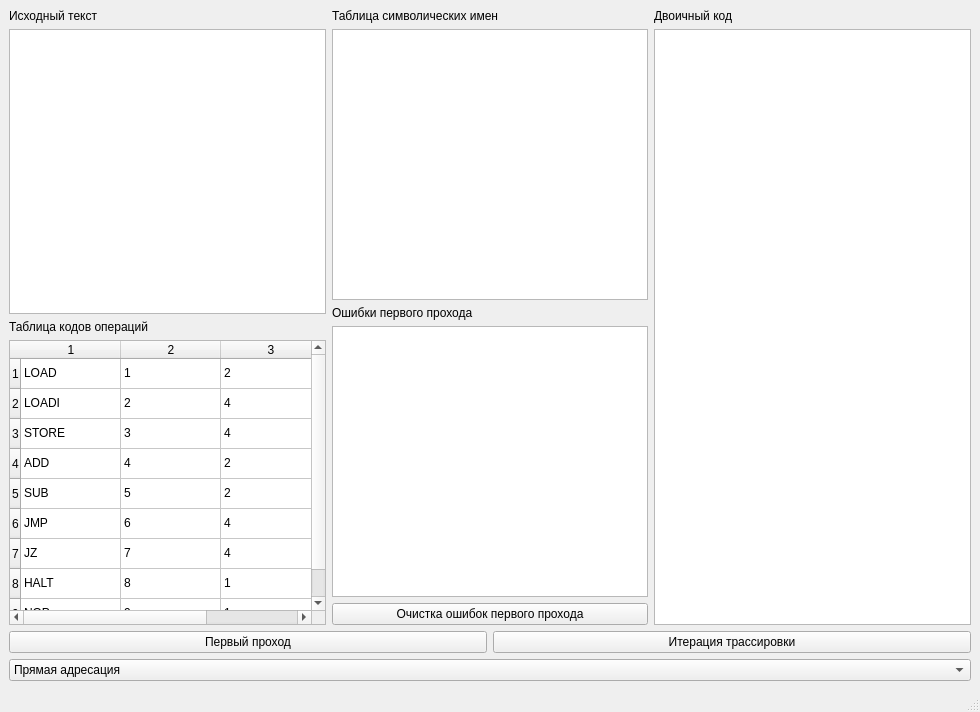
<?xml version="1.0" encoding="UTF-8"?>
<ui version="4.0">
 <class>MainWindow</class>
 <widget class="QMainWindow" name="MainWindow">
  <property name="geometry">
   <rect>
    <x>0</x>
    <y>0</y>
    <width>980</width>
    <height>712</height>
   </rect>
  </property>
  <property name="windowTitle">
   <string>MainWindow</string>
  </property>
  <widget class="QWidget" name="centralwidget">
   <layout class="QVBoxLayout" name="verticalLayout">
    <item>
     <layout class="QHBoxLayout" name="horizontalLayout">
      <item>
       <layout class="QVBoxLayout" name="leftColumn">
        <item>
         <widget class="QLabel" name="srcCode_lbl">
          <property name="text">
           <string>Исходный текст</string>
          </property>
         </widget>
        </item>
        <item>
         <widget class="QTextEdit" name="srcCode">
          <property name="font">
           <font>
            <family>Consolas</family>
           </font>
          </property>
         </widget>
        </item>
        <item>
         <widget class="QLabel" name="codeTable_lbl">
          <property name="text">
           <string>Таблица кодов операций</string>
          </property>
         </widget>
        </item>
        <item>
         <widget class="QTableWidget" name="codeTable">
          <property name="cursor" stdset="0">
           <cursorShape>CrossCursor</cursorShape>
          </property>
          <property name="showDropIndicator" stdset="0">
           <bool>true</bool>
          </property>
          <property name="rowCount">
           <number>9</number>
          </property>
          <property name="columnCount">
           <number>3</number>
          </property>
          <row/>
          <row/>
          <row/>
          <row/>
          <row/>
          <row/>
          <row/>
          <row/>
          <row/>
          <column/>
          <column/>
          <column/>
          <item row="0" column="0">
           <property name="text">
            <string>LOAD</string>
           </property>
          </item>
          <item row="0" column="1">
           <property name="text">
            <string>1</string>
           </property>
          </item>
          <item row="0" column="2">
           <property name="text">
            <string>2</string>
           </property>
          </item>
          <item row="1" column="0">
           <property name="text">
            <string>LOADI</string>
           </property>
          </item>
          <item row="1" column="1">
           <property name="text">
            <string>2</string>
           </property>
          </item>
          <item row="1" column="2">
           <property name="text">
            <string>4</string>
           </property>
          </item>
          <item row="2" column="0">
           <property name="text">
            <string>STORE</string>
           </property>
          </item>
          <item row="2" column="1">
           <property name="text">
            <string>3</string>
           </property>
          </item>
          <item row="2" column="2">
           <property name="text">
            <string>4</string>
           </property>
          </item>
          <item row="3" column="0">
           <property name="text">
            <string>ADD</string>
           </property>
          </item>
          <item row="3" column="1">
           <property name="text">
            <string>4</string>
           </property>
          </item>
          <item row="3" column="2">
           <property name="text">
            <string>2</string>
           </property>
          </item>
          <item row="4" column="0">
           <property name="text">
            <string>SUB</string>
           </property>
          </item>
          <item row="4" column="1">
           <property name="text">
            <string>5</string>
           </property>
          </item>
          <item row="4" column="2">
           <property name="text">
            <string>2</string>
           </property>
          </item>
          <item row="5" column="0">
           <property name="text">
            <string>JMP</string>
           </property>
          </item>
          <item row="5" column="1">
           <property name="text">
            <string>6</string>
           </property>
          </item>
          <item row="5" column="2">
           <property name="text">
            <string>4</string>
           </property>
          </item>
          <item row="6" column="0">
           <property name="text">
            <string>JZ</string>
           </property>
          </item>
          <item row="6" column="1">
           <property name="text">
            <string>7</string>
           </property>
          </item>
          <item row="6" column="2">
           <property name="text">
            <string>4</string>
           </property>
          </item>
          <item row="7" column="0">
           <property name="text">
            <string>HALT</string>
           </property>
          </item>
          <item row="7" column="1">
           <property name="text">
            <string>8</string>
           </property>
          </item>
          <item row="7" column="2">
           <property name="text">
            <string>1</string>
           </property>
          </item>
          <item row="8" column="0">
           <property name="text">
            <string>NOP</string>
           </property>
          </item>
          <item row="8" column="1">
           <property name="text">
            <string>9</string>
           </property>
          </item>
          <item row="8" column="2">
           <property name="text">
            <string>1</string>
           </property>
          </item>
         </widget>
        </item>
       </layout>
      </item>
      <item>
       <layout class="QVBoxLayout" name="middleColumn">
        <item>
         <widget class="QLabel" name="symbolicNameTable_lbl">
          <property name="text">
           <string>Таблица символических имен</string>
          </property>
         </widget>
        </item>
        <item>
         <widget class="QTableWidget" name="symbolicNameTable">
          <property name="editTriggers">
           <set>QAbstractItemView::EditTrigger::NoEditTriggers</set>
          </property>
         </widget>
        </item>
        <item>
         <widget class="QLabel" name="firstPassErr_lbl">
          <property name="text">
           <string>Ошибки первого прохода</string>
          </property>
         </widget>
        </item>
        <item>
         <widget class="QListWidget" name="firstPassErr"/>
        </item>
        <item>
         <widget class="QPushButton" name="clearFirst">
          <property name="text">
           <string>Очистка ошибок первого прохода</string>
          </property>
         </widget>
        </item>
       </layout>
      </item>
      <item>
       <layout class="QVBoxLayout" name="rightColumn">
        <item>
         <widget class="QLabel" name="binaryCode_lbl">
          <property name="text">
           <string>Двоичный код</string>
          </property>
         </widget>
        </item>
        <item>
         <widget class="QListWidget" name="binaryCode"/>
        </item>
       </layout>
      </item>
     </layout>
    </item>
    <item>
     <layout class="QVBoxLayout" name="verticalLayout_2"/>
    </item>
    <item>
     <layout class="QHBoxLayout" name="horizontalLayout_2">
      <item>
       <widget class="QPushButton" name="firstPass">
        <property name="text">
         <string>Первый проход</string>
        </property>
       </widget>
      </item>
      <item>
       <widget class="QPushButton" name="tracePass">
        <property name="text">
         <string>Итерация трассировки</string>
        </property>
       </widget>
      </item>
     </layout>
    </item>
    <item>
     <widget class="QComboBox" name="chooseAdrMethod">
      <item>
       <property name="text">
        <string>Прямая адресация</string>
       </property>
      </item>
      <item>
       <property name="text">
        <string>Относительная адресация</string>
       </property>
      </item>
      <item>
       <property name="text">
        <string>Смешанная адресация</string>
       </property>
      </item>
     </widget>
    </item>
   </layout>
  </widget>
  <widget class="QMenuBar" name="menubar">
   <property name="geometry">
    <rect>
     <x>0</x>
     <y>0</y>
     <width>980</width>
     <height>26</height>
    </rect>
   </property>
  </widget>
  <widget class="QStatusBar" name="statusbar"/>
 </widget>
 <resources/>
 <connections/>
</ui>
